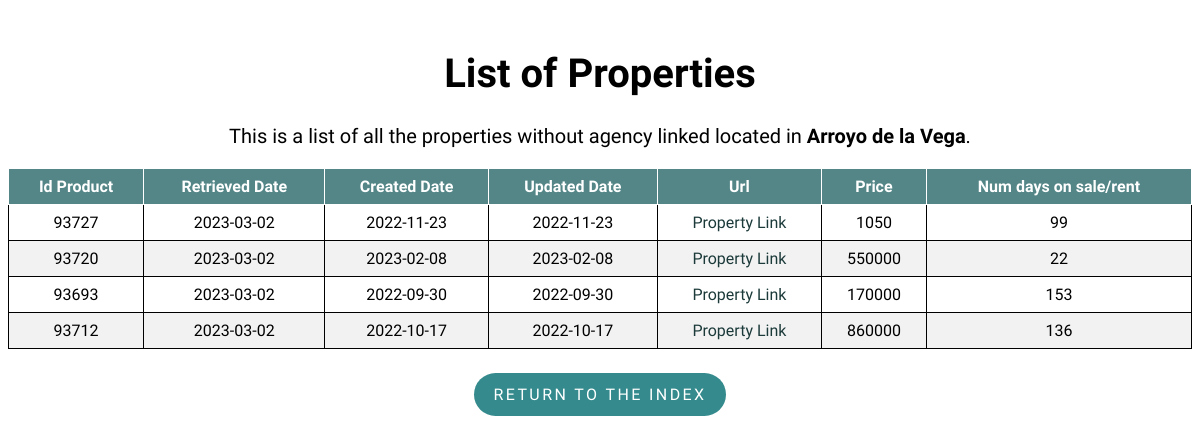
Before: /property/Arroyo de la Vega with the older database file.
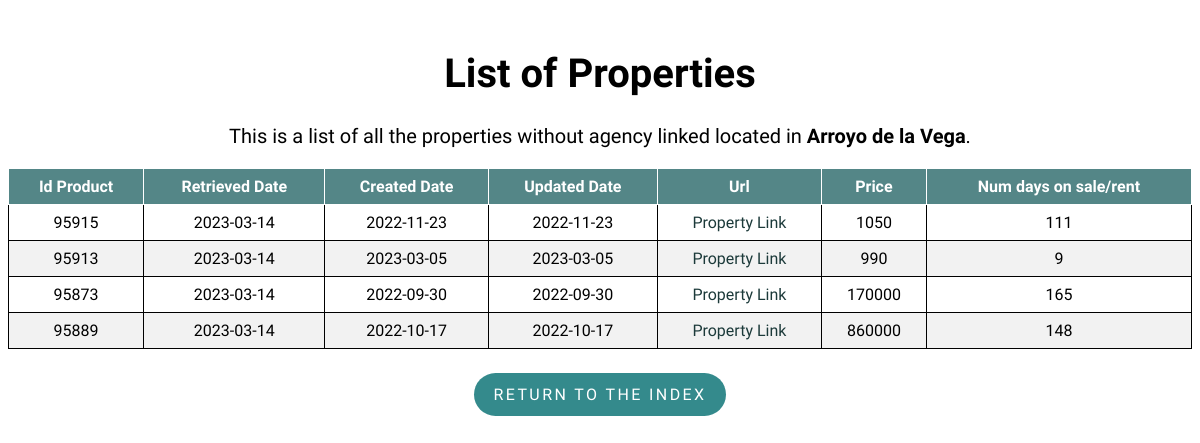
After: the same page with the newer database file.
### flask-app/app.py (models this page shows)
class Property(db.Model):
    __tablename__ = 'properties'
    id_product = db.Column(db.Integer, primary_key=True)
    retrieved_date = db.Column(db.Date)
    created_date = db.Column(db.Date)
    url = db.Column(db.Text)
    mobile = db.Column(db.Integer)
    agency = db.Column(db.Text)
    real_estate_id = db.Column(db.Integer)
    price = db.Column(db.Integer)
    type_id = db.Column(db.Integer)
    trans_type_id = db.Column(db.Integer)
    location = db.Column(db.Text)
    num_days = db.Column(db.Integer)
    updated_date = db.Column(db.Date)

### flask-app/app.py (the view)
@app.route('/property/<location>', methods=['GET', 'POST'])
def property(location):
    properties = Property.query.filter_by(
        type_id=1, location=location).order_by(Property.url).distinct()
    return render_template('list.html', properties=properties, location=location)

### flask-app/templates/list.html (shortened to what this page needs)
<!DOCTYPE html>
<html lang="en">
<head>
    <link rel="stylesheet" type="text/css" href="{{ url_for('static', filename='styles/style.css') }}">
    <link rel="stylesheet" type="text/css" href="{{ url_for('static', filename='styles/tablesort.css') }}">
</head>
<body>
    <h1 class="list_header" style="font-size:40px;">List of Properties</h1>
    <p class="list_header" style="margin-top: 25px;font-size:20px;">This is a list of all the properties without agency linked located in
        <strong>{{ location }}</strong>.
    </p>
    <table class="table table-sortable">
        <thead>
            <tr>
                <th>Id Product</th>
                <th>Retrieved Date</th>
                <th>Created Date</th>
                <th>Updated Date</th>
                <th>Url</th>
                <th>Price</th>
                <th>Num days on sale/rent</th>
            </tr>
        </thead>
        <tbody>
            {% for property in properties %}
            <tr>
                <td>{{ property.id_product }}</td>
                <td>{{ property.retrieved_date }}</td>
                <td>{{ property.created_date }}</td>
                <td>{{ property.updated_date }}</td>
                <td>
                    <a class="property_link" href={{ property.url }}>Property Link</a>
                </td>
                <td><a>{{ property.price }}</a></td>
                <td>{{ property.num_days }}</td>
            </tr>
            {% endfor %}
        </tbody>
    </table>
    <div class = "btn_container">
        <p class="return_btn"><a class = "btn_link" href="{{ url_for('index') }}">Return to the index</a></p>
    </div>
</body>
</html>

### flask-app/static/styles/style.css (style rules this page uses)
body { font-family: 'Muli','Open Sans','Open Sans-fallback',sans-serif; }
table, th, td { border: 1px solid; }
table { width: 100%; border-collapse: collapse; }
th, td { text-align: center; padding: 8px; }
tr:nth-child(even) { background-color: #f2f2f2 }
th { background-color: rgb(84, 134, 135); color: white; }
.index_header, .list_header { margin-top: 50px; text-align: center; }
a.property_link { text-decoration: none; }
a.property_link:link, a.property_link:visited { color: rgb(28, 58, 58); }
.return_btn { display: inline-block; padding: .75rem 1.25rem; border-radius: 10rem; text-transform: uppercase; font-size: 1rem; letter-spacing: .15rem; transition: all .3s; position: relative; overflow: hidden; z-index: 1; background-color: rgb(52, 138, 140); }
.btn_link { text-decoration: none; color: #fff; }
.btn_container { margin-top: 8px; display: flex; justify-content: center; align-items: center; }

### flask-app/static/styles/tablesort.css (style rules this page uses)
.table-sortable th { cursor: pointer; }

Changed rows visible on the page:
removed Property: id_product "93727", retrieved_date "2023-03-02", created_date "2022-11-23", updated_date "2022-11-23", price "1050", num_days "99"
removed Property: id_product "93720", retrieved_date "2023-03-02", created_date "2023-02-08", updated_date "2023-02-08", price "550000", num_days "22"
removed Property: id_product "93693", retrieved_date "2023-03-02", created_date "2022-09-30", updated_date "2022-09-30", price "170000", num_days "153"
removed Property: id_product "93712", retrieved_date "2023-03-02", created_date "2022-10-17", updated_date "2022-10-17", price "860000", num_days "136"
added Property: id_product "95915", retrieved_date "2023-03-14", created_date "2022-11-23", updated_date "2022-11-23", price "1050", num_days "111"
added Property: id_product "95913", retrieved_date "2023-03-14", created_date "2023-03-05", updated_date "2023-03-05", price "990", num_days "9"
added Property: id_product "95873", retrieved_date "2023-03-14", created_date "2022-09-30", updated_date "2022-09-30", price "170000", num_days "165"
added Property: id_product "95889", retrieved_date "2023-03-14", created_date "2022-10-17", updated_date "2022-10-17", price "860000", num_days "148"
